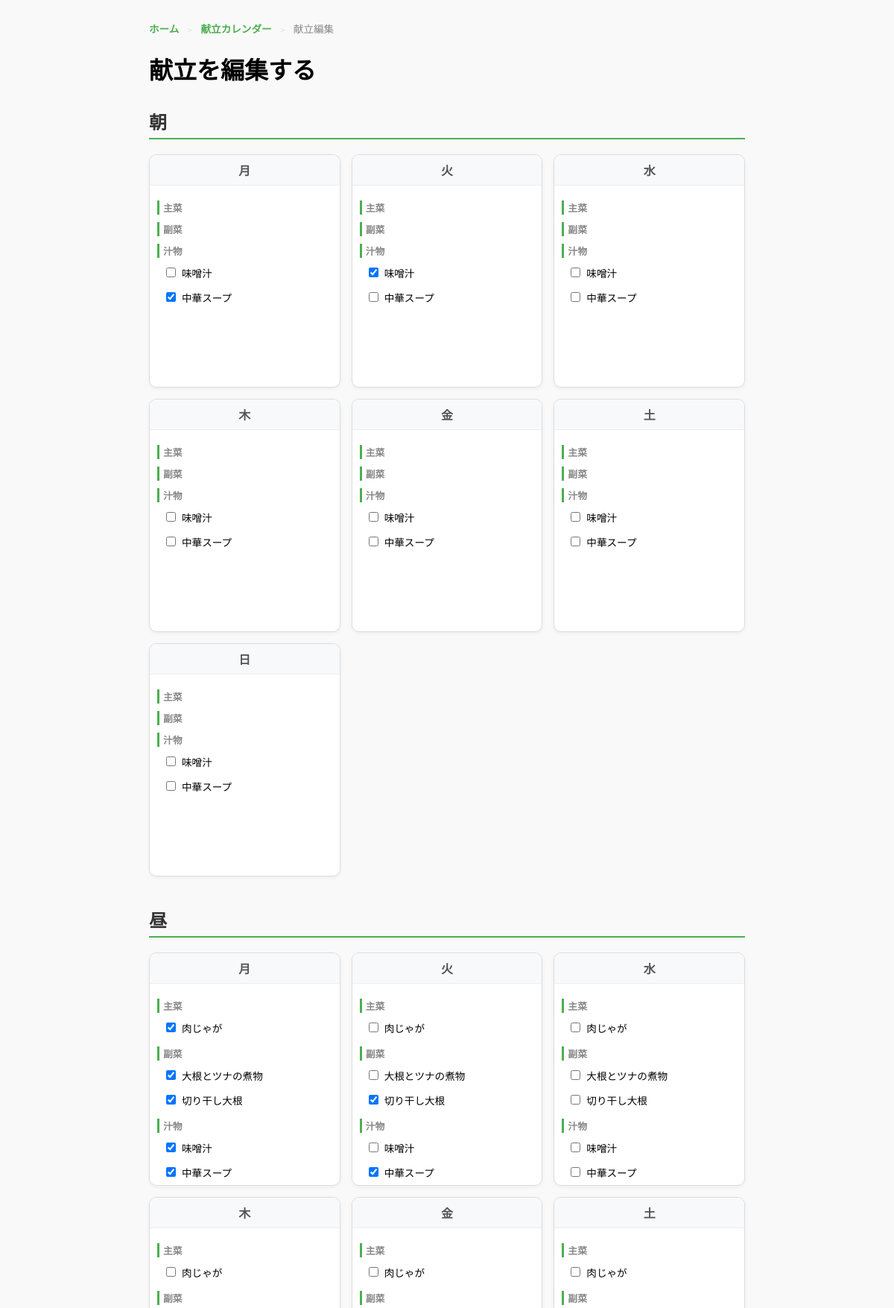
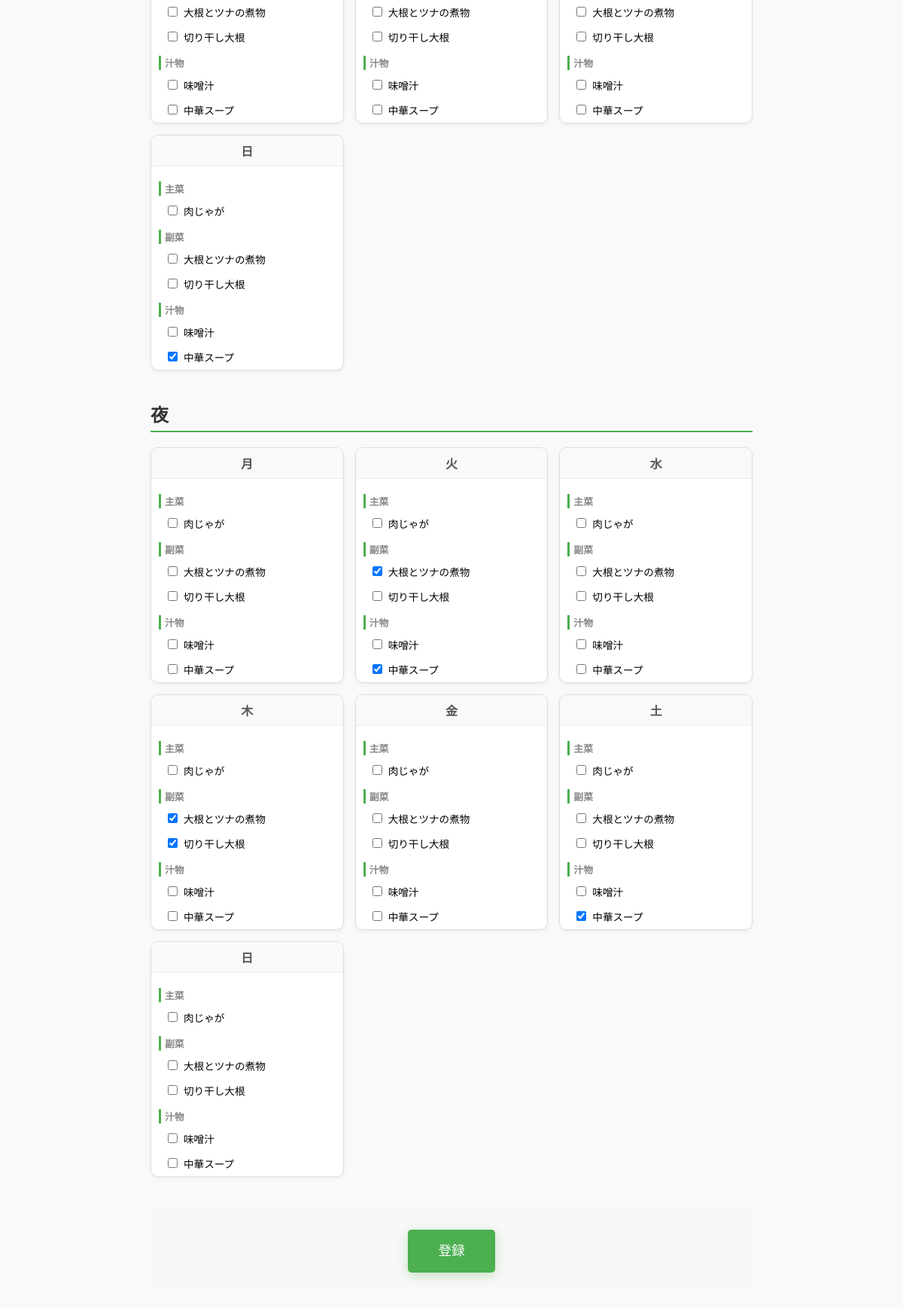
The page /menu/add on the database its author committed (2 pictures, top to bottom).
### app/models.py (models this page shows)
class Recipe(db.Model): #レシピテーブル
    __tablename__ = "recipes"
    id = db.Column(db.Integer, primary_key=True) #主キー
    name = db.Column(db.String(100), nullable=False) #レシピ名（必須）
    process = db.Column(db.Text, nullable=True)
    time_category = db.Column(db.String(50)) #朝・昼・夜
    dish_category = db.Column(db.String(50)) #主菜・副菜・汁物
    recipe_ingredients = db.relationship(
        "RecipeIngredient",
        backref="recipe",
        cascade="all, delete-orphan",#レシピ削除時に紐づく材料も削除する
        passive_deletes=True
    )

### app/routes.py (the view, shortened to what this page needs)
    @app.route("/menu/add", methods=["GET", "POST"])
    def add_menu():
        morning_main = Recipe.query.filter(
            and_(Recipe.time_category.like("%朝%"), Recipe.dish_category.like("%主菜%"))
        ).all()
        morning_side = Recipe.query.filter(
            and_(Recipe.time_category.like("%朝%"), Recipe.dish_category.like("%副菜%"))
        ).all()
        morning_soup = Recipe.query.filter(
            and_(Recipe.time_category.like("%朝%"), Recipe.dish_category.like("%汁物%"))
        ).all()
        lunch_main = Recipe.query.filter(
            and_(Recipe.time_category.like("%昼%"), Recipe.dish_category.like("%主菜%"))
        ).all()
        lunch_side = Recipe.query.filter(
            and_(Recipe.time_category.like("%昼%"), Recipe.dish_category.like("%副菜%"))
        ).all()
        lunch_soup = Recipe.query.filter(
            and_(Recipe.time_category.like("%昼%"), Recipe.dish_category.like("%汁物%"))
        ).all()
        dinner_main = Recipe.query.filter(
            and_(Recipe.time_category.like("%夜%"), Recipe.dish_category.like("%主菜%"))
        ).all()
        dinner_side = Recipe.query.filter(
            and_(Recipe.time_category.like("%夜%"), Recipe.dish_category.like("%副菜%"))
        ).all()
        dinner_soup = Recipe.query.filter(
            and_(Recipe.time_category.like("%夜%"), Recipe.dish_category.like("%汁物%"))
        ).all()
        recipe_map = {
            "朝": {"main": morning_main, "side": morning_side, "soup": morning_soup},
            "昼": {"main": lunch_main, "side": lunch_side, "soup": lunch_soup},
            "夜": {"main": dinner_main, "side": dinner_side, "soup": dinner_soup},
        }
        menu = Menu.query.first()
        selected_map ={}
        if menu:
            for item in menu.menu_items:
                key = f"{item.day}_{item.timing}"
                if key not in selected_map:
                    selected_map[key] = []
                selected_map[key].append(item.recipe_id)
        return render_template(
            "add_menu.html",
            recipe_map=recipe_map,
            selected_map=selected_map
        )

### app/templates/add_menu.html (shortened to what this page needs)
<!DOCTYPE html>
<html>
<head>
    <link rel="stylesheet" href="{{ url_for('static', filename='css/style.css') }}">
</head>
<body>
    <div class="container"> <nav class="breadcrumb">
        <a href="/">ホーム</a> <span>&gt;</span> <a href="/menu">献立カレンダー</a> <span>&gt;</span> 献立編集
    </nav>
    <h1>献立を編集する</h1>
    <form method="post" class="menu-form">
        {% for timing in ["朝","昼","夜"] %}
            <h2 class="timing-title">{{ timing }}</h2>
            <div class="day-grid">
                {% for day in ["月","火","水","木","金","土","日"] %}
                <div class="menu-add-card">
                    <div class="day-header">{{ day }}</div>
                    <div class="card-content">
                        {% for category, recipes in recipe_map[timing].items() %}
                            <p class="category-label">
                                {% if category == "main" %}主菜{% elif category == "side" %}副菜{% else %}汁物{% endif %}
                            </p>
                            <div class="recipe-options">
                                {% for r in recipes %}
                                    <label class="recipe-check-label">
                                        <input type="checkbox" name="{{ category }}_{{ day }}_{{ timing }}" value="{{ r.id }}"
                                            {% if selected_map.get(day ~ '_' ~ timing) and r.id in selected_map.get(day ~ '_' ~ timing) %}
                                                checked
                                            {% endif %}
                                        ><span>{{ r.name }}</span>
                                    </label>
                                {% endfor %}
                            </div>
                        {% endfor %}
                    </div>
                </div>
                {% endfor %}
            </div>
        {% endfor %}
        <div class="form-actions">
            <button type="submit" class="button-green">登録</button>
        </div>
    </form>
</body>
</html>

### app/static/css/style.css (style rules this page uses)
body { padding: 20px; background-color: #f9f9f9; }
.breadcrumb { margin-bottom: 15px; font-size: 0.85rem; color: #888; }
.breadcrumb a { color: #4CAF50; text-decoration: none; font-weight: bold; transition: color 0.2s; }
.breadcrumb span { margin: 0 8px; color: #ccc; font-size: 0.7rem; }
.button-green { display: inline-block; padding: 6px 12px; border-radius: 5px; background-color: #4CAF50; color: white; text-decoration: none; margin-top: 10px; font-size: 14px; line-height: 1.5; border: none; cursor: pointer; }
.container { max-width: 800px; margin: auto; }
.timing-title { margin-top: 30px; border-bottom: 2px solid #4CAF50; padding-bottom: 5px; color: #333; }
.day-grid { display: grid; grid-template-columns: repeat(auto-fill, minmax(200px, 1fr)); gap: 15px; margin-bottom: 40px; }
.menu-add-card { background: #fff; border: 1px solid #ddd; border-radius: 10px; overflow: hidden; box-shadow: 0 2px 5px rgba(0,0,0,0.05); }
.day-header { background: #f8f9fa; padding: 8px; text-align: center; font-weight: bold; border-bottom: 1px solid #eee; color: #555; }
.card-content { padding: 10px; height: 250px; overflow: auto; }
.category-label { font-size: 0.8rem; color: #888; margin: 10px 0 5px 0; font-weight: bold; border-left: 3px solid #4CAF50; padding-left: 5px; }
.recipe-check-label { display: block; padding: 5px 8px; margin-bottom: 3px; border-radius: 4px; font-size: 0.85rem; cursor: pointer; transition: background 0.2s; }
.recipe-check-label input { margin-right: 8px; }
.form-actions { position: sticky; bottom: 20px; text-align: center; margin-top: 40px; background: rgba(249,249,249,0.9); padding: 20px; }
.form-actions .button-green { padding: 15px 40px; font-size: 1.1rem; box-shadow: 0 4px 15px rgba(76,175,80,0.3); }

### rows shown on the page
Recipe: name "味噌汁", id "☑"
Recipe: id "☑", name "中華スープ"
Recipe: id "☑", name "肉じゃが"
Recipe: id "☑", name "大根とツナの煮物"
Recipe: id "☑", name "切り干し大根"

### other values the page prints
{{ timing }} "朝" "昼" "夜"
{{ day }} "月" "火" "水" "木" "金" "土" "日" "月" "火" "水" "木" "金" "土" "日" "月" "火" "水" "木" "金" "土" "日"
